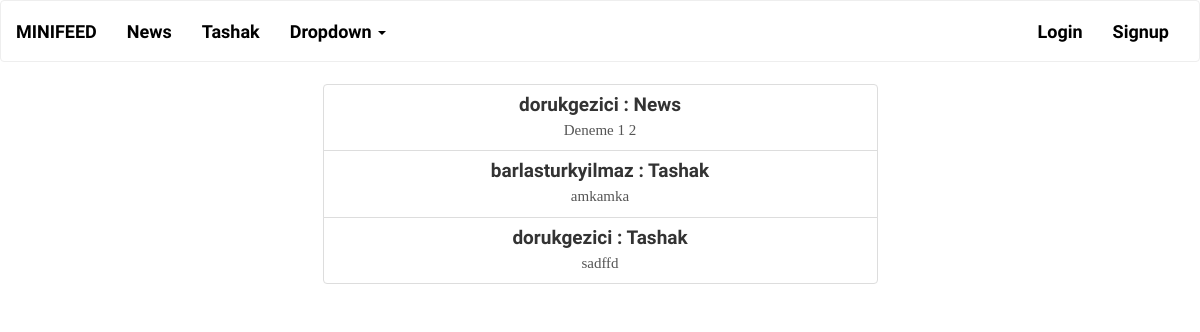
The app's page /, older data.
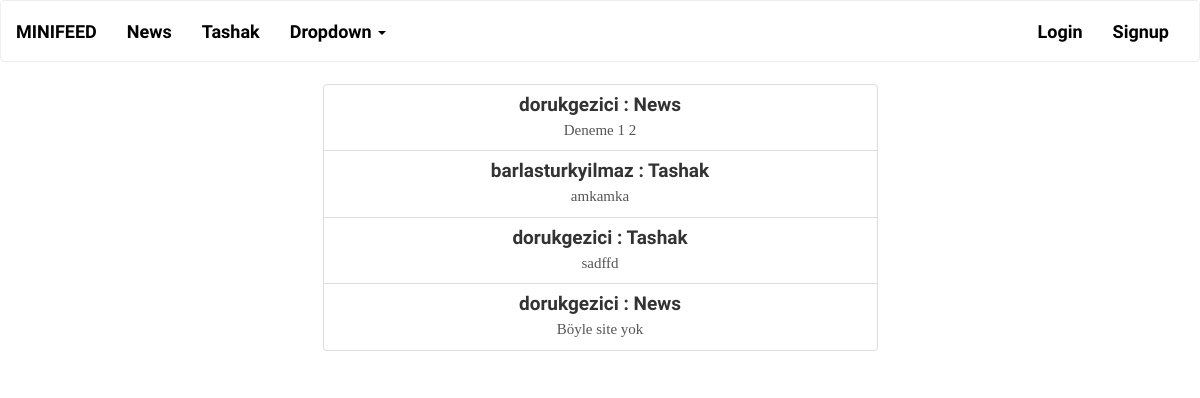
The same page, newer data.
### feed/models.py (models this page shows, shortened)
class Category(models.Model):
    name = models.CharField(max_length=50)
    slug = models.SlugField(unique=True, blank=True)
    description = models.CharField(max_length=100, blank=True)
    def __str__(self):
        return "{name}".format(name=self.name)

class Post(models.Model):
    timestamp = models.DateTimeField(auto_now_add=True)
    body = models.CharField(max_length=200)
    category = models.ForeignKey("Category")
    author = models.ForeignKey(User, blank=False, null=False)

### feed/views.py (the view)
# urls.py: url(r'^$', IndexView.as_view(), name='index'),
class IndexView(generic.CreateView):
    form_class = PostForm
    template_name = 'index.html'
    success_url = "."
    def get_context_data(self, **kwargs):
        context = super().get_context_data(**kwargs)
        context["posts"] = Post.objects.all()
        return context
    def get_form_kwargs(self):
        kwargs = super().get_form_kwargs()
        if self.request.method == "POST":
            post_data = kwargs["data"].copy()
            post_data["author"] = self.request.user.id
            kwargs["data"] = post_data
        return kwargs

### feed/context_processors.py (called while the page is built)
def global_processor(request):
    return {
        "categories": Category.objects.all(),
        "user": request.user
    }

### feed/templates/index.html (shortened to what this page needs)
{% extends "theme.html" %}
{% load bootstrap %}
{% block body %}
    <div class="container">
        <div class="row">
            <div class="col-md-6 col-md-offset-3">
            </div>
        </div>
        <div class="row">
            <div class="col-md-6 col-md-offset-3" style="text-align: center";>
                <div class="list-group">
                {% for post in posts %}
                    <a href="#" class="list-group-item">
                        <h4 class="list-group-item-heading">{{ post.author }} : {{ post.category }}</h4>
                        <p class="list-group-item-text">{{ post.body }}</p>
                    </a>
                {% endfor %}
                </div>
            </div>
        </div>
    </div>
{% endblock %}

### feed/templates/theme.html (shortened to what this page needs)
<!DOCTYPE html>
<html>
  <head>
      {% load static %}
      <link rel="stylesheet" href={% static "css/bootstrap.min.css" %}>
      <link rel="stylesheet" href={% static "css/style.css" %}>
  </head>
  <body>
    <nav class="navbar navbar-default">
        <div class="container-fluid">
            <div class="navbar-header">
                <a class="navbar-brand" href="/">MiniFeed</a>
            </div>
            <div class="collapse navbar-collapse" id="bs-example-navbar-collapse-1">
                <ul class="nav navbar-nav">
                    {% for category in categories %}
                        {% url "category" category_slug=category.slug as category_url %}
                        <li {% if request.path == category_url %}class="active"{% endif %}><a href={{ category_url }}>{{ category.name }}</a></li>
                    {% endfor %}
                    <li class="dropdown">
                        <a href="#" class="dropdown-toggle" data-toggle="dropdown" role="button" aria-expanded="false">Dropdown <span class="caret"></span></a>
                    </li>
                </ul>
                <ul class="nav navbar-nav navbar-right">
                    {% if user.is_authenticated %}
                        <li><a href="{% url "logout" %}">Logout</a></li>
                    {% else %}
                        <li><a href="{% url "login" %}">Login</a></li>
                        <li><a href="{% url "signup" %}">Signup</a></li>
                    {% endif %}
                </ul>
            </div>
        </div>
    </nav>
    {% block body %}{% endblock %}
  </body>
</html>

Row changes from the older to the newer data that the page shows:
added Post: author "dorukgezici", category "News", body "Böyle site yok"
